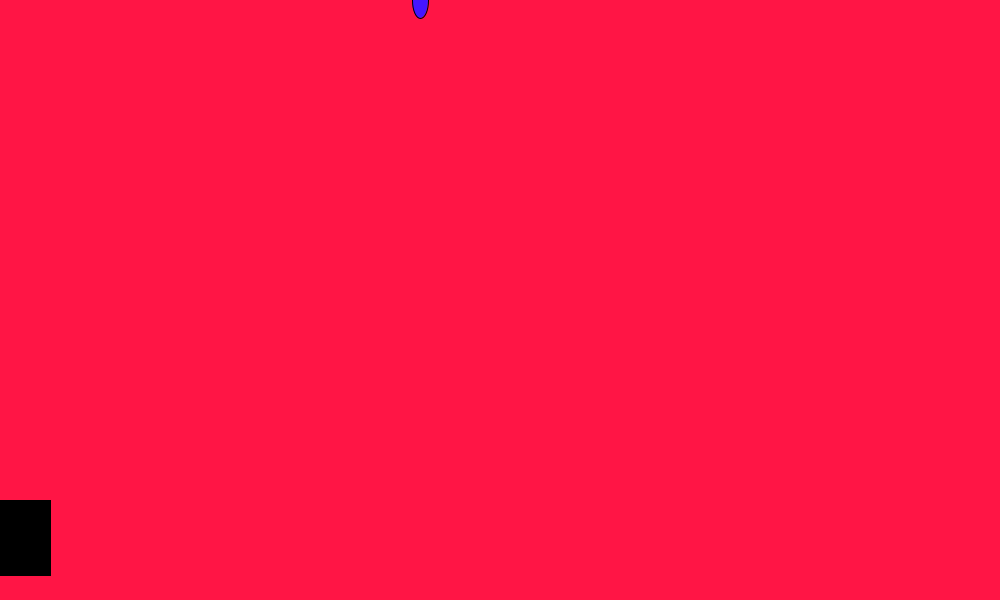
Frame 1 (no input)
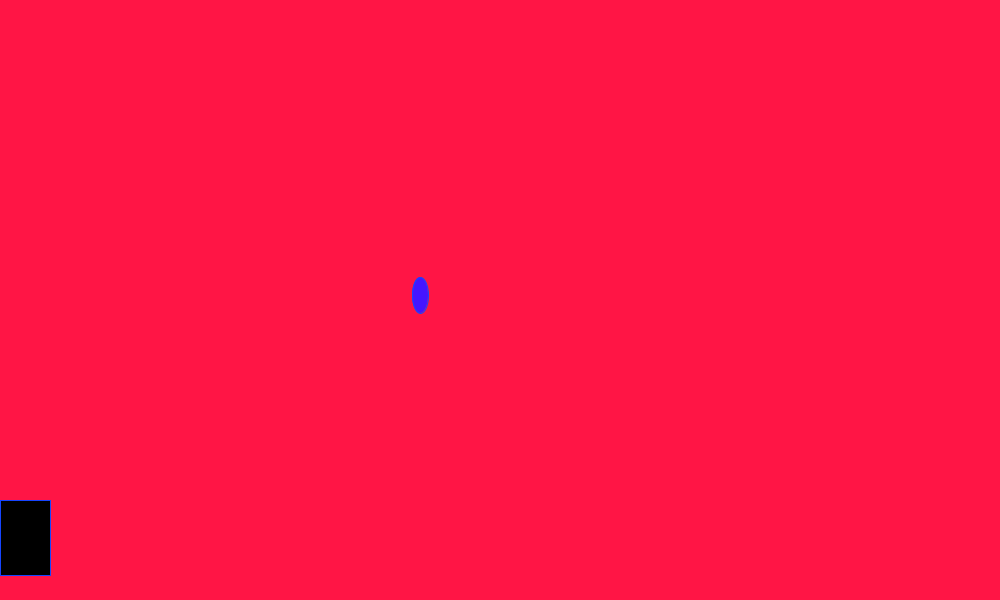
Frame 60 (the mouse pressed at the canvas centre just before this capture)
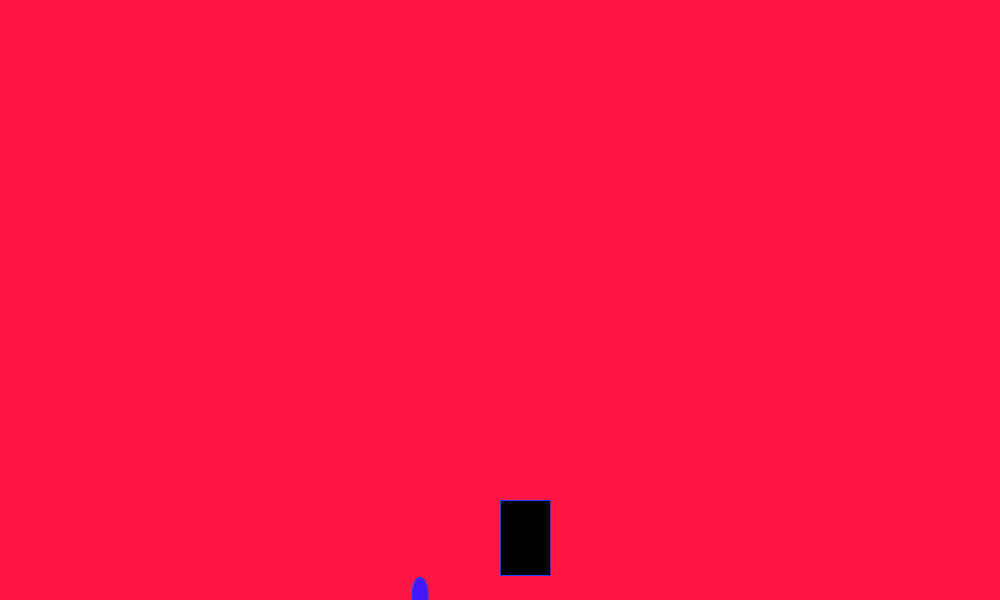
Frame 120 (the mouse held since frame 60 and released just before this capture)

The Processing sketch that drew these frames (run headless with seeded random() and noise(); from frame 60 on, the mouse is pressed at the canvas centre):

// Processing sketch: Rain_Game
// ── Rain_Game.pde
import java.util.Random;

int y = 0;
void setup() {
  size(1000, 600);
}
Random rand = new Random();
int i = rand.nextInt(601);
void draw() {
  background(420, 21, 69);
  fill(0);
  rect( mouseX, 500, 50, 75);

  fill(69, 21, 420);
  ellipse(i, y, 16, 36);
  stroke(21, 69, 420);
  y+=5;
  
  if(y > height){
    y = 0;
    i = rand.nextInt(601);
  }
}
int score = 0;
void checkCatch(int x) {
  if (x > mouseX && x < mouseX+100)
    score++;
  else if (score > 0) 
    score--;
  println("Your score is now: " + score);
}
